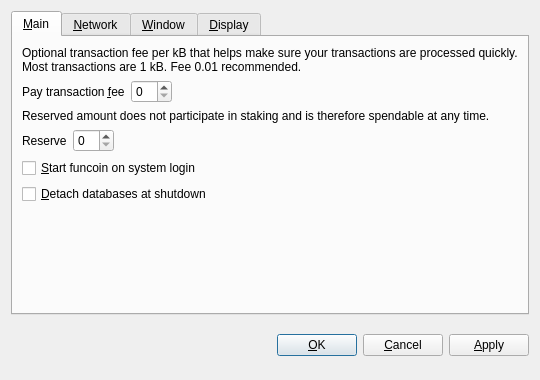
<?xml version="1.0" encoding="UTF-8"?>
<ui version="4.0">
 <class>OptionsDialog</class>
 <widget class="QDialog" name="OptionsDialog">
  <property name="geometry">
   <rect>
    <x>0</x>
    <y>0</y>
    <width>540</width>
    <height>380</height>
   </rect>
  </property>
  <property name="windowTitle">
   <string>Options</string>
  </property>
  <property name="modal">
   <bool>true</bool>
  </property>
  <layout class="QVBoxLayout" name="verticalLayout">
   <item>
    <widget class="QTabWidget" name="tabWidget">
     <property name="tabPosition">
      <enum>QTabWidget::North</enum>
     </property>
     <property name="currentIndex">
      <number>0</number>
     </property>
     <widget class="QWidget" name="tabMain">
      <attribute name="title">
       <string>&amp;Main</string>
      </attribute>
      <layout class="QVBoxLayout" name="verticalLayout_Main">
       <item>
        <widget class="QLabel" name="transactionFeeInfoLabel">
         <property name="text">
          <string>Optional transaction fee per kB that helps make sure your transactions are processed quickly. Most transactions are 1 kB. Fee 0.01 recommended.</string>
         </property>
         <property name="textFormat">
          <enum>Qt::PlainText</enum>
         </property>
         <property name="wordWrap">
          <bool>true</bool>
         </property>
        </widget>
       </item>
       <item>
        <layout class="QHBoxLayout" name="horizontalLayoutFee">
         <item>
          <widget class="QLabel" name="transactionFeeLabel">
           <property name="text">
            <string>Pay transaction &amp;fee</string>
           </property>
           <property name="textFormat">
            <enum>Qt::PlainText</enum>
           </property>
           <property name="buddy">
            <cstring>transactionFee</cstring>
           </property>
          </widget>
         </item>
         <item>
          <widget class="BitcoinAmountField" name="transactionFee"/>
         </item>
         <item>
          <spacer name="horizontalSpacerFee">
           <property name="orientation">
            <enum>Qt::Horizontal</enum>
           </property>
           <property name="sizeHint" stdset="0">
            <size>
             <width>40</width>
             <height>20</height>
            </size>
           </property>
          </spacer>
         </item>
        </layout>
       </item>
       <item>
        <widget class="QLabel" name="reserveBalanceInfoLabel">
         <property name="text">
          <string>Reserved amount does not participate in staking and is therefore spendable at any time.</string>
         </property>
         <property name="textFormat">
          <enum>Qt::PlainText</enum>
         </property>
         <property name="wordWrap">
          <bool>true</bool>
         </property>
        </widget>
       </item>
       <item>
        <layout class="QHBoxLayout" name="horizontalLayoutReserveBalance">
         <item>
          <widget class="QLabel" name="reserveBalanceLabel">
           <property name="text">
            <string>Reserve</string>
           </property>
           <property name="textFormat">
            <enum>Qt::PlainText</enum>
           </property>
           <property name="buddy">
            <cstring>reserveBalance</cstring>
           </property>
          </widget>
         </item>
         <item>
          <widget class="BitcoinAmountField" name="reserveBalance"/>
         </item>
         <item>
          <spacer name="horizontalSpacerReserveBalance">
           <property name="orientation">
            <enum>Qt::Horizontal</enum>
           </property>
           <property name="sizeHint" stdset="0">
            <size>
             <width>40</width>
             <height>20</height>
            </size>
           </property>
          </spacer>
         </item>
        </layout>
       </item>
       <item>
        <widget class="QCheckBox" name="bitcoinAtStartup">
         <property name="toolTip">
          <string>Automatically start funcoin after logging in to the system.</string>
         </property>
         <property name="text">
          <string>&amp;Start funcoin on system login</string>
         </property>
        </widget>
       </item>
       <item>
        <widget class="QCheckBox" name="detachDatabases">
         <property name="toolTip">
          <string>Detach block and address databases at shutdown. This means they can be moved to another data directory, but it slows down shutdown. The wallet is always detached.</string>
         </property>
         <property name="text">
          <string>&amp;Detach databases at shutdown</string>
         </property>
        </widget>
       </item>
       <item>
        <spacer name="verticalSpacer_Main">
         <property name="orientation">
          <enum>Qt::Vertical</enum>
         </property>
         <property name="sizeHint" stdset="0">
          <size>
           <width>20</width>
           <height>40</height>
          </size>
         </property>
        </spacer>
       </item>
      </layout>
     </widget>
     <widget class="QWidget" name="tabNetwork">
      <attribute name="title">
       <string>&amp;Network</string>
      </attribute>
      <layout class="QVBoxLayout" name="verticalLayout_Network">
       <item>
        <widget class="QCheckBox" name="mapPortUpnp">
         <property name="toolTip">
          <string>Automatically open the funcoin client port on the router. This only works when your router supports UPnP and it is enabled.</string>
         </property>
         <property name="text">
          <string>Map port using &amp;UPnP</string>
         </property>
        </widget>
       </item>
       <item>
        <widget class="QCheckBox" name="connectSocks">
         <property name="toolTip">
          <string>Connect to the funcoin network through a SOCKS proxy (e.g. when connecting through Tor).</string>
         </property>
         <property name="text">
          <string>&amp;Connect through SOCKS proxy:</string>
         </property>
        </widget>
       </item>
       <item>
        <layout class="QHBoxLayout" name="horizontalLayout_Network">
         <item>
          <widget class="QLabel" name="proxyIpLabel">
           <property name="text">
            <string>Proxy &amp;IP:</string>
           </property>
           <property name="textFormat">
            <enum>Qt::PlainText</enum>
           </property>
           <property name="buddy">
            <cstring>proxyIp</cstring>
           </property>
          </widget>
         </item>
         <item>
          <widget class="QValidatedLineEdit" name="proxyIp">
           <property name="maximumSize">
            <size>
             <width>140</width>
             <height>16777215</height>
            </size>
           </property>
           <property name="toolTip">
            <string>IP address of the proxy (e.g. 127.0.0.1)</string>
           </property>
          </widget>
         </item>
         <item>
          <widget class="QLabel" name="proxyPortLabel">
           <property name="text">
            <string>&amp;Port:</string>
           </property>
           <property name="textFormat">
            <enum>Qt::PlainText</enum>
           </property>
           <property name="buddy">
            <cstring>proxyPort</cstring>
           </property>
          </widget>
         </item>
         <item>
          <widget class="QLineEdit" name="proxyPort">
           <property name="maximumSize">
            <size>
             <width>55</width>
             <height>16777215</height>
            </size>
           </property>
           <property name="toolTip">
            <string>Port of the proxy (e.g. 9050)</string>
           </property>
          </widget>
         </item>
         <item>
          <widget class="QLabel" name="socksVersionLabel">
           <property name="text">
            <string>SOCKS &amp;Version:</string>
           </property>
           <property name="textFormat">
            <enum>Qt::PlainText</enum>
           </property>
           <property name="buddy">
            <cstring>socksVersion</cstring>
           </property>
          </widget>
         </item>
         <item>
          <widget class="QValueComboBox" name="socksVersion">
           <property name="toolTip">
            <string>SOCKS version of the proxy (e.g. 5)</string>
           </property>
          </widget>
         </item>
         <item>
          <spacer name="horizontalSpacer_Network">
           <property name="orientation">
            <enum>Qt::Horizontal</enum>
           </property>
           <property name="sizeHint" stdset="0">
            <size>
             <width>40</width>
             <height>20</height>
            </size>
           </property>
          </spacer>
         </item>
        </layout>
       </item>
       <item>
        <spacer name="verticalSpacer_Network">
         <property name="orientation">
          <enum>Qt::Vertical</enum>
         </property>
         <property name="sizeHint" stdset="0">
          <size>
           <width>20</width>
           <height>40</height>
          </size>
         </property>
        </spacer>
       </item>
      </layout>
     </widget>
     <widget class="QWidget" name="tabWindow">
      <attribute name="title">
       <string>&amp;Window</string>
      </attribute>
      <layout class="QVBoxLayout" name="verticalLayout_Window">
       <item>
        <widget class="QCheckBox" name="minimizeToTray">
         <property name="toolTip">
          <string>Show only a tray icon after minimizing the window.</string>
         </property>
         <property name="text">
          <string>&amp;Minimize to the tray instead of the taskbar</string>
         </property>
        </widget>
       </item>
       <item>
        <widget class="QCheckBox" name="minimizeOnClose">
         <property name="toolTip">
          <string>Minimize instead of exit the application when the window is closed. When this option is enabled, the application will be closed only after selecting Quit in the menu.</string>
         </property>
         <property name="text">
          <string>M&amp;inimize on close</string>
         </property>
        </widget>
       </item>
       <item>
        <spacer name="verticalSpacer_Window">
         <property name="orientation">
          <enum>Qt::Vertical</enum>
         </property>
         <property name="sizeHint" stdset="0">
          <size>
           <width>20</width>
           <height>40</height>
          </size>
         </property>
        </spacer>
       </item>
      </layout>
     </widget>
     <widget class="QWidget" name="tabDisplay">
      <attribute name="title">
       <string>&amp;Display</string>
      </attribute>
      <layout class="QVBoxLayout" name="verticalLayout_Display">
       <item>
        <layout class="QHBoxLayout" name="horizontalLayout_1_Display">
         <item>
          <widget class="QLabel" name="langLabel">
           <property name="text">
            <string>User Interface &amp;language:</string>
           </property>
           <property name="textFormat">
            <enum>Qt::PlainText</enum>
           </property>
           <property name="buddy">
            <cstring>lang</cstring>
           </property>
          </widget>
         </item>
         <item>
          <widget class="QValueComboBox" name="lang">
           <property name="toolTip">
            <string>The user interface language can be set here. This setting will take effect after restarting funcoin.</string>
           </property>
          </widget>
         </item>
        </layout>
       </item>
       <item>
        <layout class="QHBoxLayout" name="horizontalLayout_2_Display">
         <item>
          <widget class="QLabel" name="unitLabel">
           <property name="text">
            <string>&amp;Unit to show amounts in:</string>
           </property>
           <property name="textFormat">
            <enum>Qt::PlainText</enum>
           </property>
           <property name="buddy">
            <cstring>unit</cstring>
           </property>
          </widget>
         </item>
         <item>
          <widget class="QValueComboBox" name="unit">
           <property name="toolTip">
            <string>Choose the default subdivision unit to show in the interface and when sending coins.</string>
           </property>
          </widget>
         </item>
        </layout>
       </item>
       <item>
        <widget class="QCheckBox" name="displayAddresses">
         <property name="toolTip">
          <string>Whether to show funcoin addresses in the transaction list or not.</string>
         </property>
         <property name="text">
          <string>&amp;Display addresses in transaction list</string>
         </property>
        </widget>
       </item>
       <item>
        <widget class="QCheckBox" name="coinControlFeatures">
         <property name="toolTip">
          <string>Whether to show coin control features or not.</string>
         </property>
         <property name="text">
          <string>Display coin &amp;control features (experts only!)</string>
         </property>
        </widget>
       </item>
       <item>
        <spacer name="verticalSpacer_Display">
         <property name="orientation">
          <enum>Qt::Vertical</enum>
         </property>
         <property name="sizeHint" stdset="0">
          <size>
           <width>20</width>
           <height>40</height>
          </size>
         </property>
        </spacer>
       </item>
      </layout>
     </widget>
    </widget>
   </item>
   <item>
    <layout class="QHBoxLayout" name="horizontalLayout_Buttons">
     <item>
      <spacer name="horizontalSpacer_1">
       <property name="orientation">
        <enum>Qt::Horizontal</enum>
       </property>
       <property name="sizeHint" stdset="0">
        <size>
         <width>40</width>
         <height>48</height>
        </size>
       </property>
      </spacer>
     </item>
     <item>
      <widget class="QLabel" name="statusLabel">
       <property name="font">
        <font>
         <weight>75</weight>
         <bold>true</bold>
        </font>
       </property>
       <property name="text">
        <string/>
       </property>
       <property name="textFormat">
        <enum>Qt::PlainText</enum>
       </property>
       <property name="wordWrap">
        <bool>true</bool>
       </property>
      </widget>
     </item>
     <item>
      <spacer name="horizontalSpacer_2">
       <property name="orientation">
        <enum>Qt::Horizontal</enum>
       </property>
       <property name="sizeHint" stdset="0">
        <size>
         <width>40</width>
         <height>48</height>
        </size>
       </property>
      </spacer>
     </item>
     <item>
      <widget class="QPushButton" name="okButton">
       <property name="text">
        <string>&amp;OK</string>
       </property>
      </widget>
     </item>
     <item>
      <widget class="QPushButton" name="cancelButton">
       <property name="text">
        <string>&amp;Cancel</string>
       </property>
       <property name="autoDefault">
        <bool>false</bool>
       </property>
      </widget>
     </item>
     <item>
      <widget class="QPushButton" name="applyButton">
       <property name="text">
        <string>&amp;Apply</string>
       </property>
       <property name="autoDefault">
        <bool>false</bool>
       </property>
      </widget>
     </item>
    </layout>
   </item>
  </layout>
 </widget>
 <customwidgets>
  <customwidget>
   <class>BitcoinAmountField</class>
   <extends>QSpinBox</extends>
   <header>bitcoinamountfield.h</header>
  </customwidget>
  <customwidget>
   <class>QValueComboBox</class>
   <extends>QComboBox</extends>
   <header>qvaluecombobox.h</header>
  </customwidget>
  <customwidget>
   <class>QValidatedLineEdit</class>
   <extends>QLineEdit</extends>
   <header>qvalidatedlineedit.h</header>
  </customwidget>
 </customwidgets>
 <resources/>
 <connections/>
</ui>
